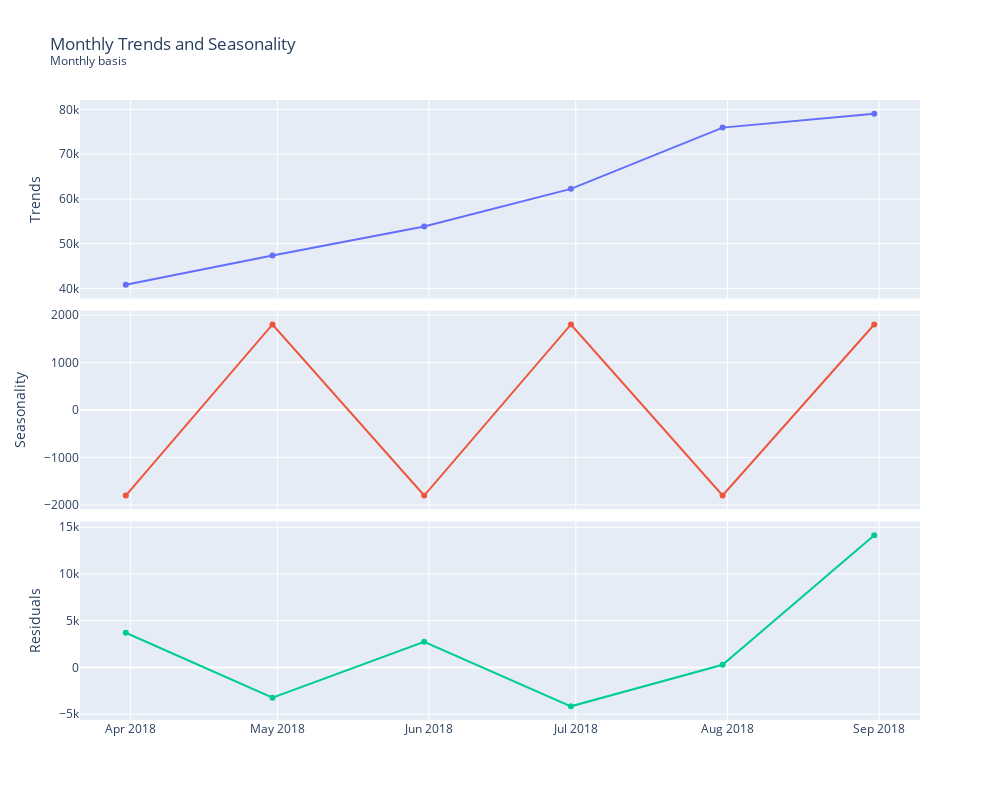

Notebook code for this chart:
### Markdown cell above
**`Findings`**

Taxi Orders - Hourly Trends and Seasonality
- From our 2018 dataset, which was resampled to an hourly frequency, we see an upwards trend in taxi orders as we head into the later months of the year. While we see no seasonality due to the short series horizon we are given, if the data were to be similar each year then we could safely assume there is/will be predictability with airport taxi orders as orders contract during the winter/spring and expand the following seasons (summer/fall).

### Code cell
decomposed_resampled = seasonal_decompose(monthly_data, extrapolate_trend='freq', period=2)
# .asfreq('MS')

sliced_trend_data = decomposed_resampled.trend
sliced_seasonal_data = decomposed_resampled.seasonal
sliced_residual_data = decomposed_resampled.resid

fig = make_subplots(rows=3, cols=1, shared_xaxes=True, vertical_spacing=0.02)

fig.append_trace(go.Scatter(
    x = sliced_trend_data.index, y= sliced_trend_data #['2018-05':'2018-08']
), row=1, col=1)

fig.append_trace(go.Scatter(
    x = sliced_seasonal_data.index, y= sliced_seasonal_data #['2018-05':'2018-08']
), row=2, col=1) ## assuming this is shown this way given the short time frame (not enough for seasonality)

fig.append_trace(go.Scatter(
    x = sliced_residual_data.index, y= sliced_residual_data #['2018-05':'2018-08']
), row=3, col=1)


fig.update_layout(height=800, width=1000, title_text="Monthly Trends and Seasonality<br><sup>Monthly basis</sup>")
fig.update_yaxes(title_text="Trends", row=1, col=1)
fig.update_yaxes(title_text="Seasonality", row=2, col=1)
fig.update_yaxes(title_text="Residuals", row=3, col=1)

fig.update_layout(showlegend=False)


fig.show()

### Figure 1 — Plotly figure (JSON) as saved in the notebook; plotly's stock layout.template omitted (floating-point values rounded to 4 significant figures)
{"data": [{"type": "scatter", "x": ["2018-03-31T00:00:00", "2018-04-30T00:00:00", "2018-05-31T00:00:00", "2018-06-30T00:00:00", "2018-07-31T00:00:00", "2018-08-31T00:00:00"], "xaxis": "x", "y": [40860.0, 47370.0, 53870.0, 62260.0, 75920.0, 79040.0], "yaxis": "y"}, {"type": "scatter", "x": ["2018-03-31T00:00:00", "2018-04-30T00:00:00", "2018-05-31T00:00:00", "2018-06-30T00:00:00", "2018-07-31T00:00:00", "2018-08-31T00:00:00"], "xaxis": "x2", "y": [-1803.0, 1803.0, -1803.0, 1803.0, -1803.0, 1803.0], "yaxis": "y2"}, {"type": "scatter", "x": ["2018-03-31T00:00:00", "2018-04-30T00:00:00", "2018-05-31T00:00:00", "2018-06-30T00:00:00", "2018-07-31T00:00:00", "2018-08-31T00:00:00"], "xaxis": "x3", "y": [3709.0, -3231.0, 2752.0, -4156.0, 286.0, 14130.0], "yaxis": "y3"}], "layout": {"height": 800, "showlegend": false, "title": {"text": "Monthly Trends and Seasonality<br><sup>Monthly basis</sup>"}, "width": 1000, "xaxis": {"anchor": "y", "domain": [0, 1], "matches": "x3", "showticklabels": false}, "xaxis2": {"anchor": "y2", "domain": [0, 1], "matches": "x3", "showticklabels": false}, "xaxis3": {"anchor": "y3", "domain": [0, 1]}, "yaxis": {"anchor": "x", "domain": [0.68, 1], "title": {"text": "Trends"}}, "yaxis2": {"anchor": "x2", "domain": [0.34, 0.66], "title": {"text": "Seasonality"}}, "yaxis3": {"anchor": "x3", "domain": [0, 0.32], "title": {"text": "Residuals"}}}}
